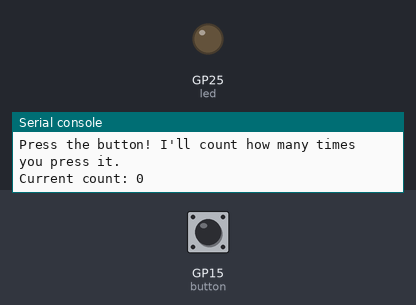
A program run on a simulated Raspberry Pi Pico running CircuitPython. Shown: output pins drawn as LEDs (lit = HIGH), the last lines printed to the serial console. The test bench sets the inputs (shaded band); at power-on: GP15 (button) HIGH.

Above: at 1.2 s.
1.3 s: GP15 (button) pulled LOW for 0.15 s
At 1.4 s:
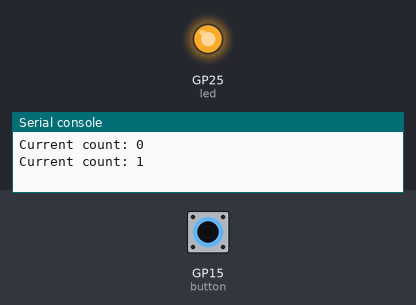
Timing chart, 0 to 4.3 s (numbered marks = the images above; inputs shaded):
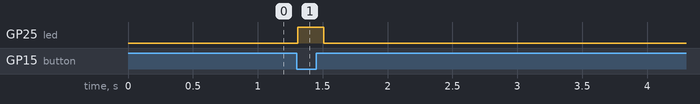

Measured:
- after the input at 1.3 s, GP25 (led): LOW → HIGH at once, → LOW 0.20 s later

The program:

module_2_variables.py
```python
"""
CircuitPython Intro Tutorials - Module 2: Variables and Counting

In this lesson, we'll learn about variables - they're like containers that can hold different types of information.
We'll use them to count how many times a button is pressed!
"""

import board
import digitalio
import time

# Set up our LED and button like in Module 1
led = digitalio.DigitalInOut(board.LED)
led.direction = digitalio.Direction.OUTPUT

button = digitalio.DigitalInOut(board.GP15)
button.direction = digitalio.Direction.INPUT
button.pull = digitalio.Pull.UP

# Create variables to store our numbers
button_presses = 0          # This is a number variable
was_button_pressed = False  # This is a True/False variable

print("Press the button! I'll count how many times you press it.")
print("Current count: 0")

while True:
    # Check if button is pressed
    if not button.value:  # Button is pressed
        if not was_button_pressed:  # Only count if this is a new press
            button_presses = button_presses + 1  # Add 1 to our count
            print(f"Current count: {button_presses}")  # f-strings let us put variables in text!

            # Make LED blink the number of times we've pressed
            for i in range(button_presses):  # Loop the number of times we've pressed
                led.value = True
                time.sleep(0.2)
                led.value = False
                time.sleep(0.2)

        was_button_pressed = True  # Remember the button is being held
    else:
        was_button_pressed = False  # Button was released

    time.sleep(0.01)  # Small delay to make everything run smoothly

"""
Things we learned:
1. Variables can store different types of information:
   - Numbers (like button_presses = 0)
   - True/False values (like was_button_pressed = False)
   - Text (like in our print statements)
2. We can do math with variables (button_presses + 1)
3. We can use variables to make decisions (if not was_button_pressed)
4. We can use variables in our print statements with f-strings

Try this: Can you modify the code to make the LED blink faster when you've
pressed the button more times? (Hint: try dividing the sleep time by button_presses)
""" 
```
